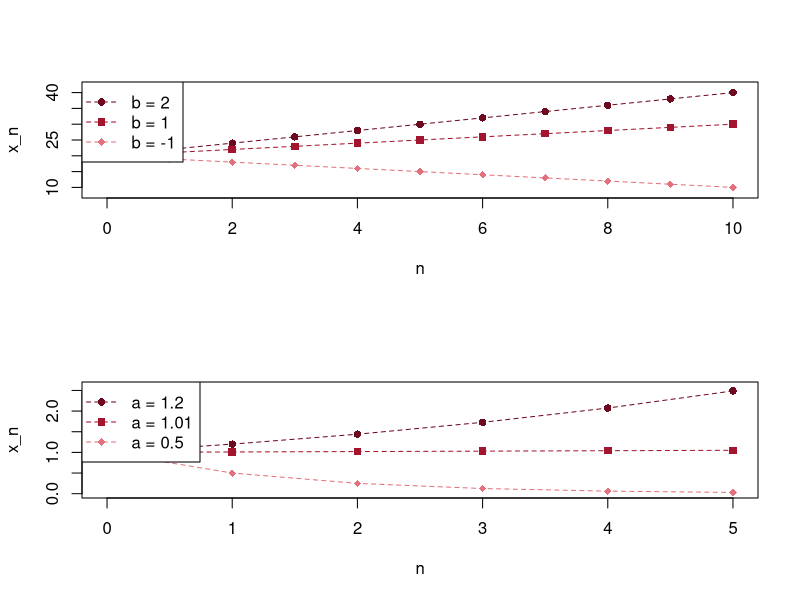

Here is the R script that generated this plot:
# Abb. 1.11: arithmetische und geometrische Folge (Buch, Abschnitt 1.2, Gl. 1.11 und 1.13)
# oben: x_{n+1} = x_n + b mit x_0 = 20;  unten: x_{n+1} = a x_n mit x_0 = 1
# (c) 2026 Philipp Kügler · Programm zum Buch „Dynamische Systeme in den Lebenswissenschaften“ · MIT-Lizenz (siehe LICENSE)
rot <- c(rgb(0.43, 0.04, 0.12), rgb(0.64, 0.08, 0.18), rgb(0.89, 0.44, 0.49))   # Rottöne für mehrere Folgen
zeichen <- c(16, 15, 18)
par(mfrow = c(2, 1))

n <- 0:10; bs <- c(2, 1, -1)
plot(NULL, xlim = c(0, 10), ylim = c(8, 42), xlab = "n", ylab = "x_n")
for (i in 1:3) {
  x <- 20 + bs[i] * n                    # Lösungsformel (1.12)
  lines(n, x, type = "o", lty = 2, pch = zeichen[i], col = rot[i])
  cat(sprintf("b = %g:  x_10 = %g\n", bs[i], x[length(x)]))
}
legend("topleft", legend = sprintf("b = %g", bs), col = rot, pch = zeichen, lty = 2)

n <- 0:5; as <- c(1.2, 1.01, 0.5)
plot(NULL, xlim = c(0, 5), ylim = c(0, 2.6), xlab = "n", ylab = "x_n")
for (i in 1:3) {
  x <- as[i]^n                           # Lösungsformel (1.14) mit x_0 = 1
  lines(n, x, type = "o", lty = 2, pch = zeichen[i], col = rot[i])
  cat(sprintf("a = %g:  x_5 = %.4f\n", as[i], x[length(x)]))
}
legend("topleft", legend = sprintf("a = %g", as), col = rot, pch = zeichen, lty = 2)
